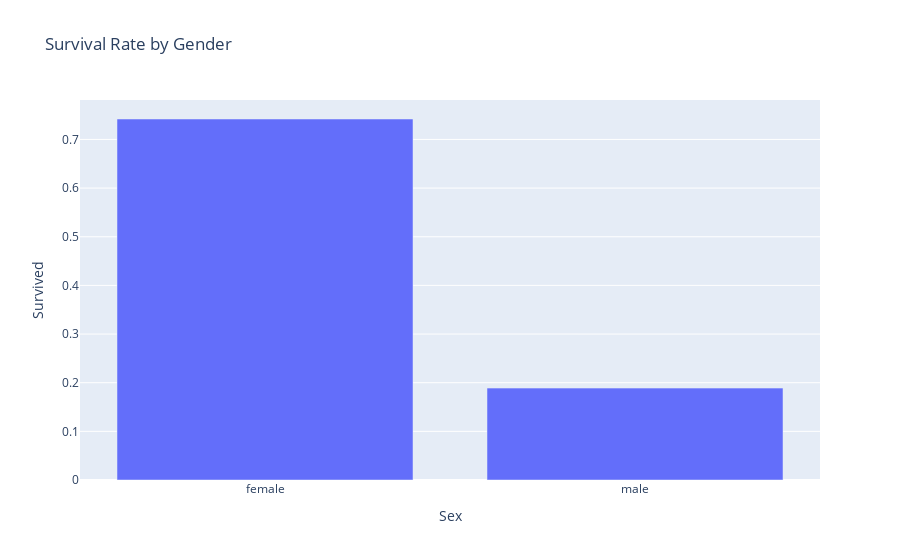

Here is the notebook cell this chart was saved with:
### Code cell
gender_survival = data.groupby('Sex')['Survived'].mean().reset_index()
fig = px.bar(gender_survival, x='Sex', y='Survived', title='Survival Rate by Gender')
fig.show()

### Figure 1 — Plotly figure (JSON) as saved in the notebook; plotly's stock layout.template omitted (floating-point values rounded to 4 significant figures)
{"data": [{"alignmentgroup": "True", "hovertemplate": "Sex=%{x}<br>Survived=%{y}<extra></extra>", "legendgroup": "", "marker": {"color": "#636efa", "pattern": {"shape": ""}}, "name": "", "offsetgroup": "", "orientation": "v", "showlegend": false, "textposition": "auto", "type": "bar", "x": ["female", "male"], "xaxis": "x", "y": [0.742, 0.1889], "yaxis": "y"}], "layout": {"barmode": "relative", "legend": {"tracegroupgap": 0}, "title": {"text": "Survival Rate by Gender"}, "xaxis": {"anchor": "y", "domain": [0, 1], "title": {"text": "Sex"}}, "yaxis": {"anchor": "x", "domain": [0, 1], "title": {"text": "Survived"}}}}
